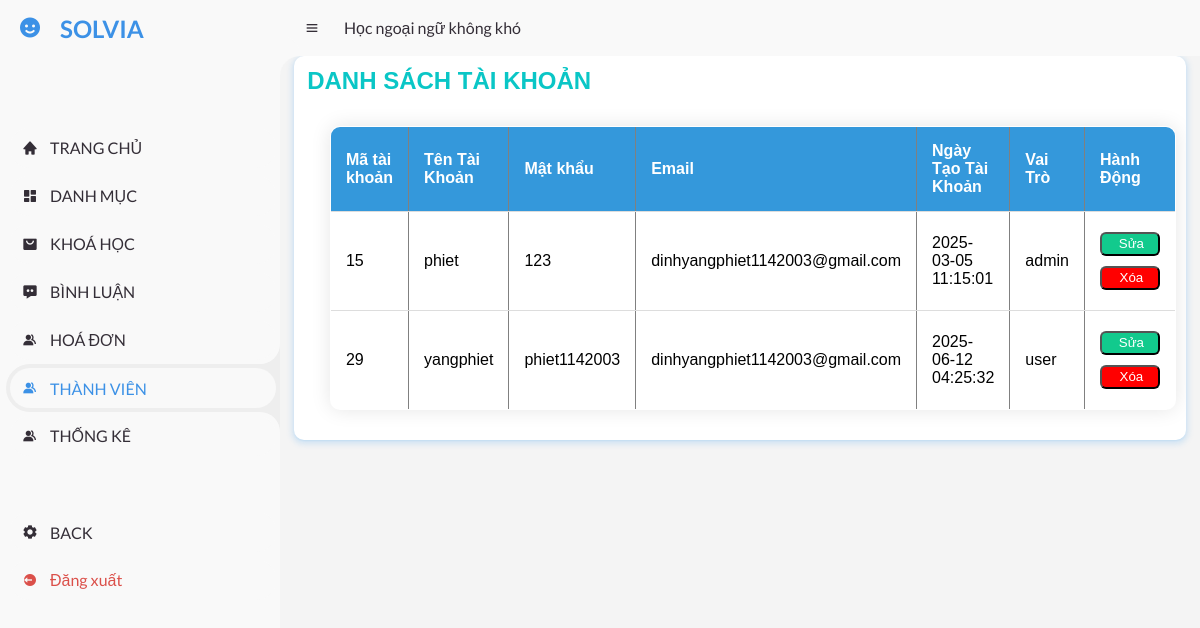
The page /admin/index.php?act=dstk (signed in) on the database its author committed.
### tables this page shows
CREATE TABLE `users` (
  `user_id` int(11) NOT NULL,
  `username` varchar(50) NOT NULL,
  `password` varchar(100) NOT NULL,
  `email` varchar(100) NOT NULL,
  `full_name` varchar(255) DEFAULT NULL,
  `registration_date` timestamp NOT NULL DEFAULT current_timestamp(),
  `role` varchar(50) NOT NULL DEFAULT 'user'
);

### model/pdo.php (called while the page is built, shortened)
<?php
function pdo_get_connection()
{
    $servername = "localhost";
    $username = "root";
    $password = "";
    try {
        $conn = new PDO("mysql:host=$servername;dbname=bankhoahoc", $username, $password);
        $conn->setAttribute(PDO::ATTR_ERRMODE, PDO::ERRMODE_EXCEPTION);
        return $conn;
    } catch (PDOException $e) {
        echo "Kết nối thất bại: " . $e->getMessage();
    }
}
function pdo_query($sql)
{
    $sql_args = array_slice(func_get_args(), 1);
    try {
        $conn = Pdo_get_connection();
        $stmt = $conn->prepare($sql);
        $stmt->execute($sql_args);
        $rows = $stmt->fetchAll();
        return $rows;
    } catch (PDOException $e) {
        throw $e;
    } finally {
        unset($conn);
    }
}
?>

### model/taikhoan.php (called while the page is built, shortened)
<?php
function hien_thi_khach_hang()
{
    $sql = "SELECT * FROM users";
    return pdo_query($sql);
}
?>

### admin/taikhoan/list.php (the view)
<div class="row2 container">
         <div class="row2 font_title mb">
          <h1>DANH SÁCH TÀI KHOẢN</h1>
         </div>
         <div class="row2 form_content ">
          <form action="#" method="POST">
           <div class="row2 mb10 formds_loai">
           <table border="1" cellpadding="10px" >
            <tr>
                <th>Mã tài khoản</th>
                <th>Tên Tài Khoản</th>
                <th>Mật khẩu</th>
                <th>Email</th>
                <th>Ngày Tạo Tài Khoản</th>
                <th>Vai Trò</th>
                <th>Hành Động</th>
            </tr>
            <?php
                foreach ($danhsachtk as $dstk) {
                    extract($dstk);
                    $xoatk = "index.php?act=xoatk&user_id=".$user_id;
                    $suatk = "index.php?act=suatk&user_id=".$user_id;
                    echo '<tr>
                            <td>'.$user_id.'</td>
                            <td>'.$username.'</td>
                            <td>'.$password.'</td>
                            <td>'.$email.'</td>
                            <td>'.$registration_date.'</td>
                            <td>'.$role.'</td>
                            <td>
                                <a href="'.$suatk.'"><input class="btn_edit_listdm" type="button" value="Sửa"></a>
                                <a href="'.$xoatk.'"><input class="btn_delete_listdm"  type="button" value="Xóa"></a>
                            </td>
                        </tr>';
                }
            ?>
           </table>
           </div>
          </form>
         </div>
        </div>

### css/admin.css (style rules this page uses)
* { margin: 0; padding: 0; box-sizing: border-box; }
a { text-decoration: none; }
:root { --poppins: 'Poppins', sans-serif; --lato: 'Lato', sans-serif; --light: #F9F9F9; --blue: #3C91E6; --light-blue: #CFE8FF; --grey: #eee; --dark-grey: #AAAAAA; --dark: #342E37; --red: #DB504A; --yellow: #FFCE26; --light-yellow: #FFF2C6; --orange: #FD7238; --light-orange: #FFE0D3; }
html { overflow-x: hidden; }
body { background: var(--grey); overflow-x: hidden; }

### css/contentadmin.css (style rules this page uses)
.container { box-shadow: 0 1px 2px 0 rgba(39, 147, 231, 0.1), 0 2px 6px 2px rgba(0, 136, 240, 0.15); background-color: #ffffff; padding: 10px 0 0 0; border-radius: 10px; overflow: auto; }
.row2 { width: 97%; margin: 0 auto; }
.font_title h1 { color: rgb(10, 198, 198); line-height: 30px; }
.mb10 { margin-bottom: 10px; }
.form_content { padding: 10px; }
body { font-family: Arial, sans-serif; background-color: #f4f4f4; }
table { width: 100%; border-collapse: collapse; margin-top: 20px; margin-bottom: 20px; overflow: hidden; box-shadow: 0 0 20px rgba(0, 0, 0, 0.1); border-radius: 10px; background-color: #fff; }
th, td { padding: 15px; text-align: left; border-bottom: 1px solid #ddd; }
th { background-color: #3498db; color: #fff; }
table input[type="button"] { margin-top: 5px; margin-bottom: 5px; width: 100%; border-radius: 6px; color: #ffffff; padding: 1px 4px 1px 7px; width: 60px; line-height: 18px; }
.btn_edit_listdm { background-color: rgb(18, 202, 141); }
.btn_delete_listdm { background-color: red; }

### rows shown on the page
users: user_id "15", username "phiet", password "123", email "dinhyangphiet1142003@gmail.com", registration_date "2025-03-05 11:15:01", role "admin"
users: user_id "29", username "yangphiet", password "phiet1142003", email "dinhyangphiet1142003@gmail.com", registration_date "2025-06-12 04:25:32", role "user"
